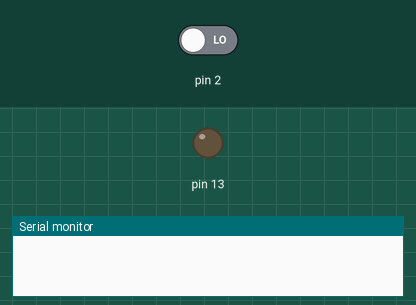
Simulated run of this sketch. Board: Arduino Uno, built with avr-gcc and run on an emulated ATmega328P. Parts: output pins drawn as LEDs (lit = HIGH), the last lines printed to the serial monitor. The test bench sets the inputs (shaded band); at power-on: pin 2 LOW.

Above: at 1.2 s.
1.3 s: pin 2 driven HIGH
At 1.7 s:
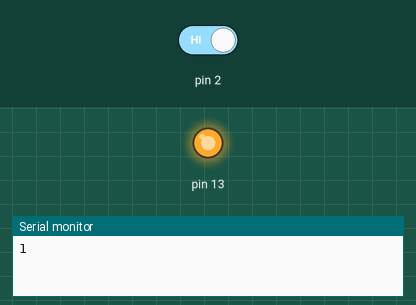
2.8 s: pin 2 driven LOW
At 4.1 s:
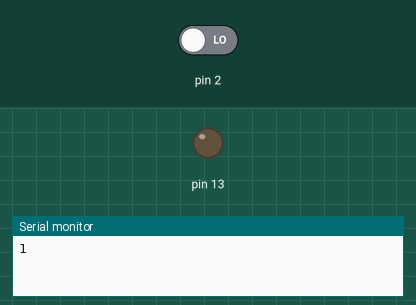
Timing chart, 0 to 5.8 s (numbered marks = the images above; inputs shaded):
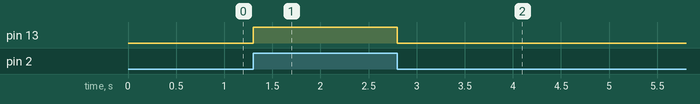

Measured:
- after the input at 1.3 s, pin 13: LOW → HIGH at once
- after the input at 2.8 s, pin 13: HIGH → LOW at once

The sketch:

Aerocraft.ino
```cpp
void setup() {
     pinMode(2,INPUT) ;    //スイッチに接続ピンをデジタル入力に設定
     pinMode(13,OUTPUT) ;  //LEDに接続ピンをデジタル出力に設定
     Serial.begin(9600);
}

boolean flag = false;
int count = 0;
void loop() {
    if (digitalRead(2) == HIGH) {     //スイッチの状態を調べる
        if(!flag){
            digitalWrite(13,HIGH);      //スイッチが押されているならLEDを点灯
            count = count + 1;
            Serial.println(count);
            flag = true;
        }
    } else {
        if(flag){
            flag = false;
            digitalWrite(13,LOW) ;       //スイッチが押されていないならLEDを消灯
        }
    }
}
```
